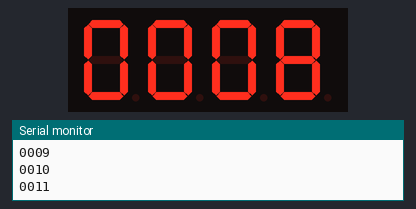
The sketch below on a simulated Arduino Uno, built with avr-gcc and run on an emulated ATmega328P. Shown: 4-digit seven-segment display, the last lines printed to the serial monitor. Wiring (inferred from the names in the program): 4-digit 7-segment display, segments lit when HIGH: segments pin 2, pin 3, pin 4, pin 5, pin 6, pin 7, pin 8; digit selects pin 9, pin 10, pin 11, pin 12. The segment pins are drawn as the display they are named for.

Above: at 0.3 s.
At 4.91 s:
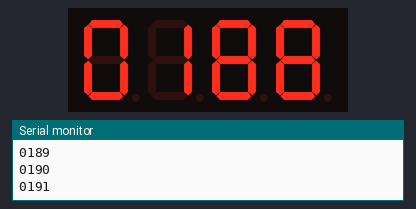
At 9.91 s:
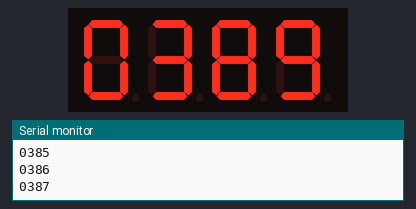
At 19.48 s:
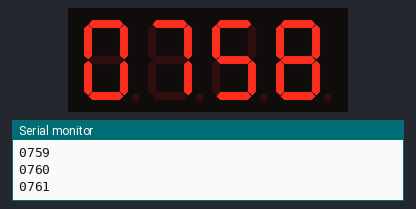
At 30.24 s:
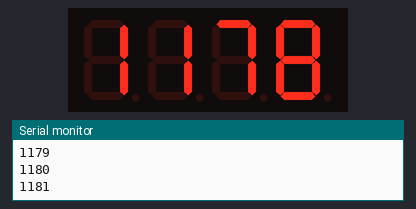
At 39.45 s:
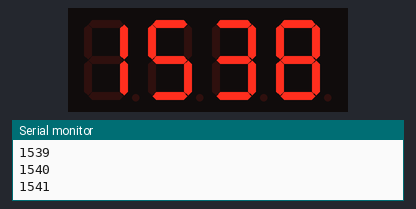

The sketch:

Display4Digitos.ino
```cpp
byte unidade = 0;
byte dezena = 0;
byte centena = 0;
byte milhar = 0;

                          //A B C D E F G
byte portaSeguimentos[7] = {2,3,4,5,6,7,8};

byte portadigitos[4]     = {9,10,11,12};

byte valoresDisplay[4]   = {0,0,0,0};

                              //   A B C D E F G
byte seteSegDigitos[16][7] = {   { 1,1,1,1,1,1,0 },  // = 0
                                 { 0,1,1,0,0,0,0 },  // = 1
                                 { 1,1,0,1,1,0,1 },  // = 2
                                 { 1,1,1,1,0,0,1 },  // = 3
                                 { 0,1,1,0,0,1,1 },  // = 4
                                 { 1,0,1,1,0,1,1 },  // = 5
                                 { 1,0,1,1,1,1,1 },  // = 6
                                 { 1,1,1,0,0,0,0 },  // = 7
                                 { 1,1,1,1,1,1,1 },  // = 8
                                 { 1,1,1,0,0,1,1 },  // = 9
                                 { 1,1,1,0,1,1,1 },  // = A
                                 { 0,0,1,1,1,1,1 },  // = B
                                 { 1,0,0,1,1,1,0 },  // = C
                                 { 0,1,1,1,1,0,1 },  // = D
                                 { 1,0,0,1,1,1,1 },  // = E
                                 { 1,0,0,0,1,1,1 }   // = F
                               };

void setup()
{
  for(int i = 0; i<7; i++)
  {
    pinMode(portaSeguimentos[i], OUTPUT);
  }

  for(int i = 0; i<5; i++)
  {
    pinMode(portadigitos[i], OUTPUT);
  }


  pinMode(9,OUTPUT);

  Serial.begin(9600);

}

void loop()
{


  for(int i = 0;i<5;i++)
  {
    desativarPortaDigitos();

    digitalWrite(portadigitos[i],LOW);

    ativarSeguimentos(valoresDisplay[i]);

    delay(5);
  }

  acrescentarValorDisplay();
}

void ativarSeguimentos(int digito)
{
  for(int i = 0; i < 7; i++)
  {
    digitalWrite(portaSeguimentos[i],seteSegDigitos[digito][i]);
  }
}

void desativarPortaDigitos()
{
  for(int i = 0;i<5;i++)
  {
    digitalWrite(portadigitos[i],HIGH);
  }
}


void acrescentarValorDisplay()
{
  unidade++;

  if(unidade > 9)
  {
    dezena++;

    unidade = 0;
  }

  if(dezena > 9)
  {
    centena++;

    dezena = 0;
  }

  if(centena > 9)
  {
    milhar++;

    centena = 0;
  }

  if(milhar > 9)
  {
    unidade = 0;
    dezena = 0;
    centena = 0;
    milhar = 0;
  }

  valoresDisplay[0] = milhar;
  valoresDisplay[1] = centena;
  valoresDisplay[2] = dezena;
  valoresDisplay[3] = unidade;

  Serial.print(valoresDisplay[0]);
  Serial.print(valoresDisplay[1]);
  Serial.print(valoresDisplay[2]);
  Serial.println(valoresDisplay[3]);
}
```
